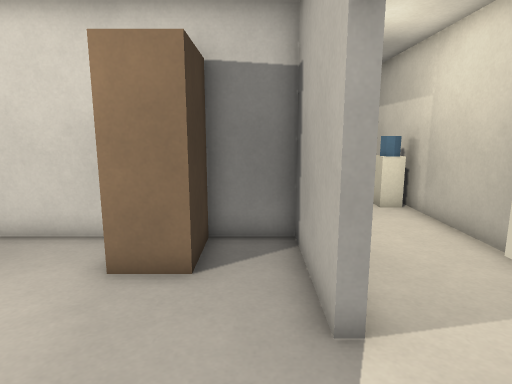
View 1 (above)

17 first-person views from a walk through a 3-D level made in the Godot game engine. The camera is 1.3 m above the floor, tilts 10° down and sees 75° across. The floor is counted in squares, 0.5 m on a side. Each view is taken from the middle of a square. On the plan, view 1 faces up. The plan holds only what a view shows up to about 20 squares ahead; the rest is blank. The place goes on beyond the plan. Door leaves are left out where a doorway can be walked through.

View 2
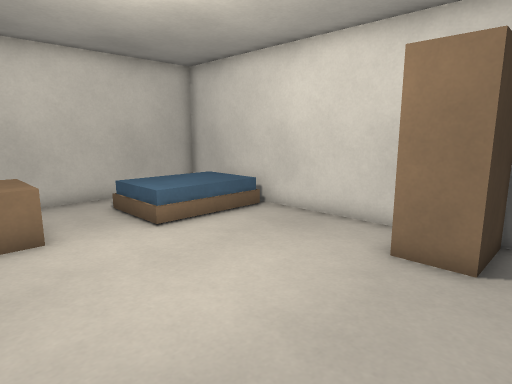

View 3
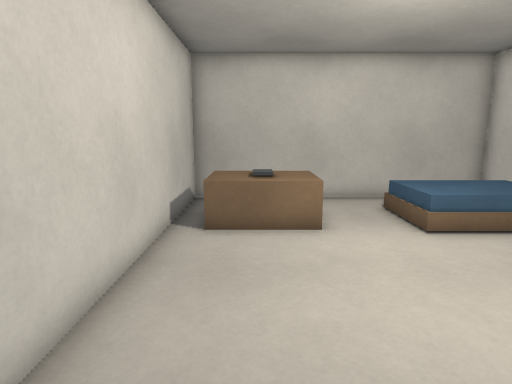

View 4
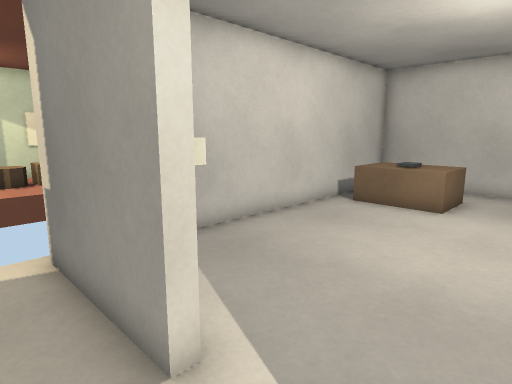

View 5
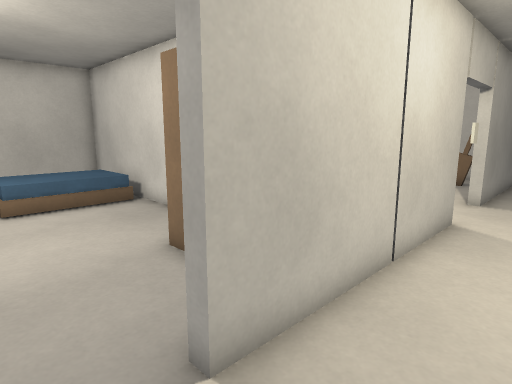

View 6
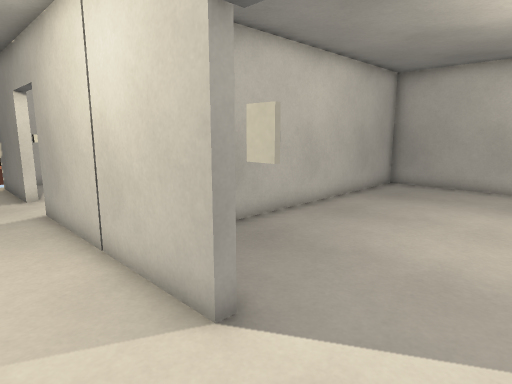

View 7
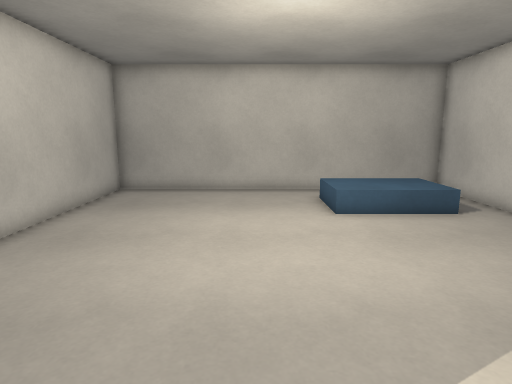

View 8
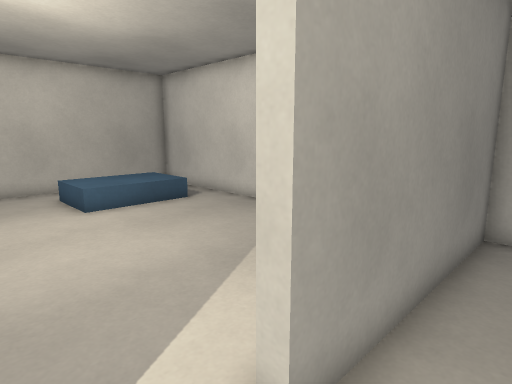

View 9
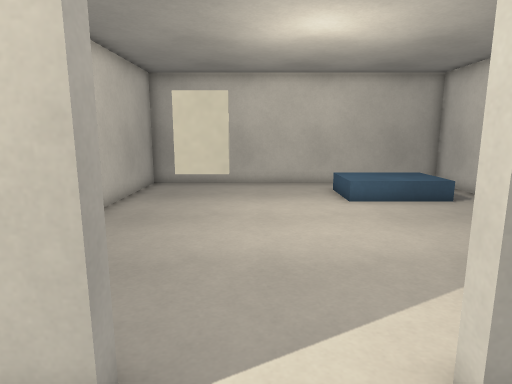

View 10
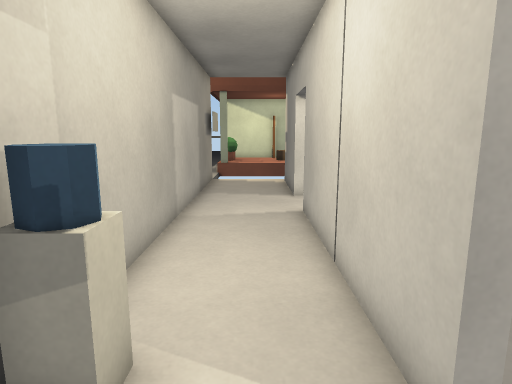

View 11
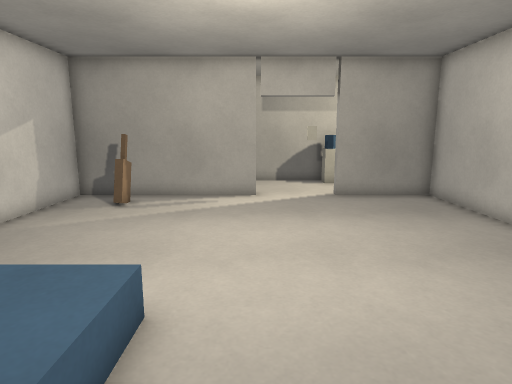

View 12
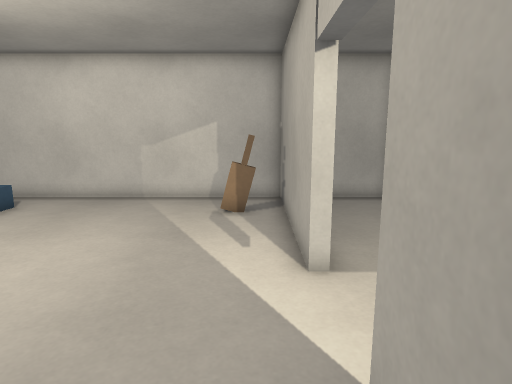

View 13
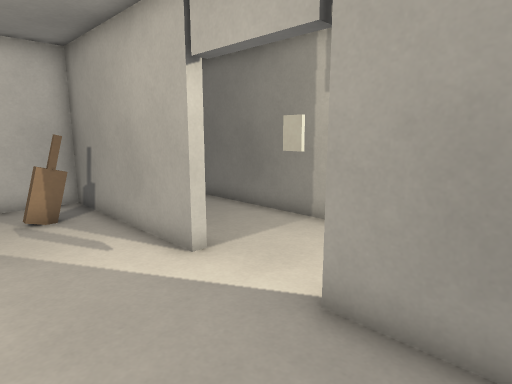

View 14
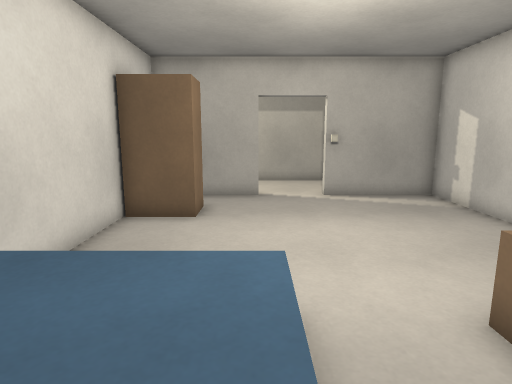

View 15
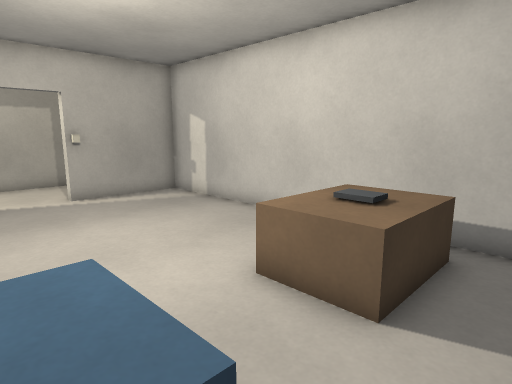

View 16
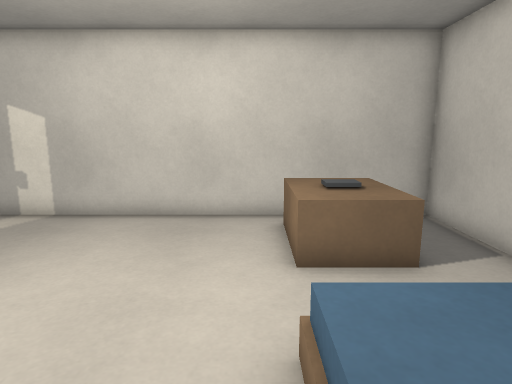

View 17
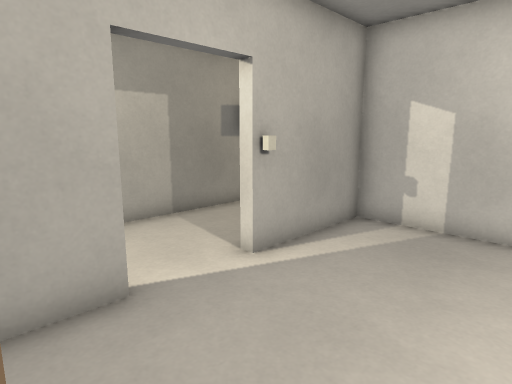

### Floor plan
Key: @ floor where view 1 was taken; # wall or solid block; x gap in a wall; . main floor; : floor 0.5 m higher than the main floor; D open door; = window, fence, low wall or low ledge; ^ raised ledge; O other object.
Columns run from 14 left of view 1 to 5 right of it. Each row starts with its distance up from view 1.
 23 #   ################
 22 #   ...........#...
 21 #  :::.......=x#...
 20 #  :::.........#...
 19 #  :::.........#...
 18 #..:::.........#...
 17 #..............#...
 16 #..............#...#
 15 #..............D...#
 14 #..............D...#
 13 #..................#
 12 #..............#..=#
 11 #..............#...#
 10 #..............#...#
  9 ################...#
  8 ################...#
  7 #  :::.....###.#...#
  6 #  :::.....###.#...#
  5 #. :::.........#...#
  4 #..:::.........#...#
  3 #..............D...#
  2 #..............D...#
  1 #..^^^.........#...#
  0 #..^^^........@#...#
 -1 #..^O^.........#...#
 -2 #..^^^.........#...#
 -3 #..............#...#
 -4 ################   #

Positions as (right, up) in squares from view 1, and headings:
1: (0, 0), facing up
2: (0, -1), facing up-left
3: (0, -1), facing left
4: (3, 4), facing down-left
5: (4, 2), facing up-left
6: (4, 16), facing down-left
7: (2, 15), facing left
8: (3, 14), facing up-left
9: (4, 14), facing left
10: (3, 15), facing down
11: (-13, 16), facing right
12: (0, 10), facing up
13: (-3, 10), facing up-right
14: (-13, 4), facing right
15: (-13, 5), facing down-right
16: (-8, 7), facing down
17: (-4, 6), facing down-right
